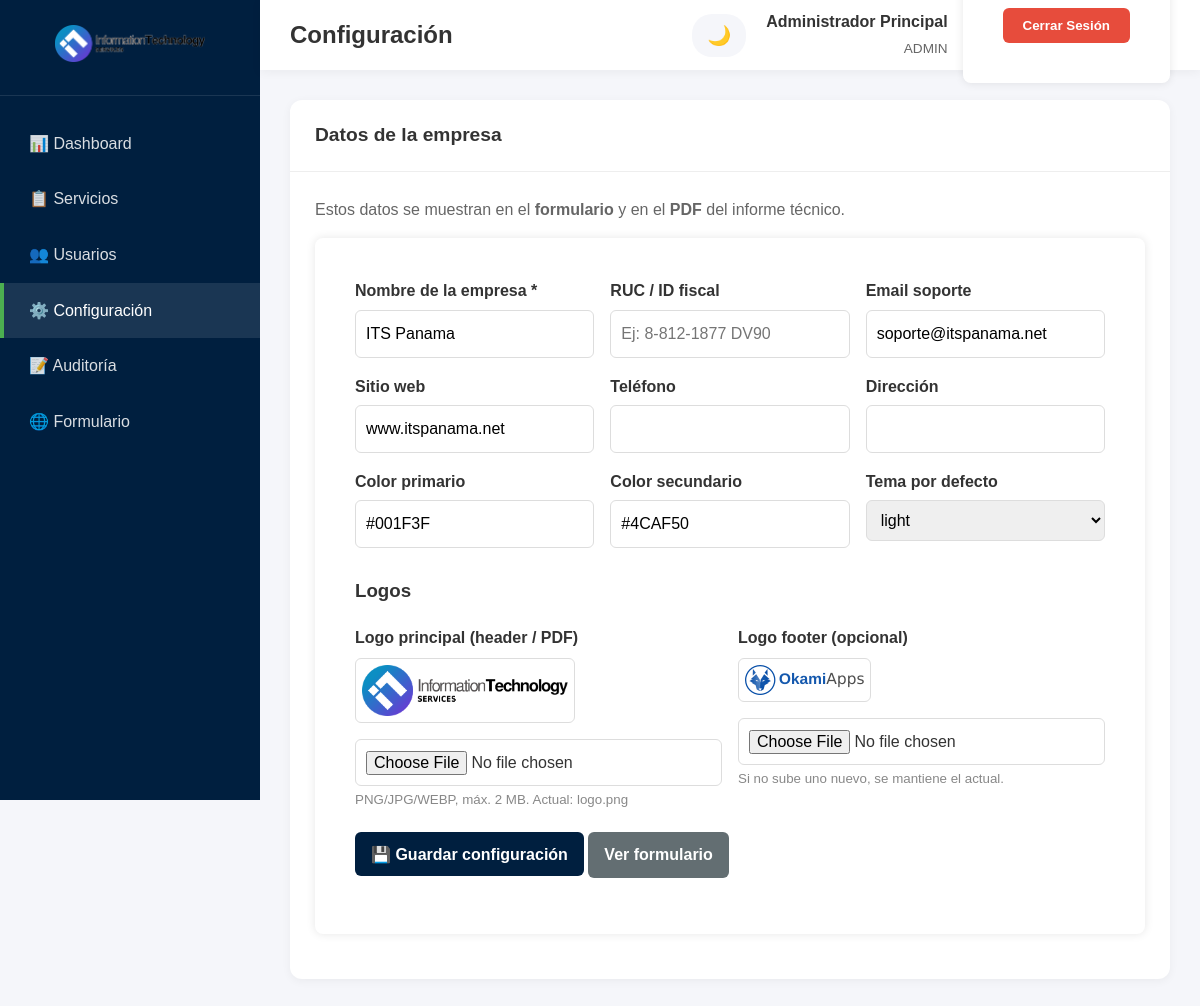
/admin/configuracion.php (signed in), run on the app's committed database.
### tables this page shows
CREATE TABLE IF NOT EXISTS configuracion (
    id INT AUTO_INCREMENT PRIMARY KEY,
    nombre_empresa VARCHAR(255) NOT NULL DEFAULT 'ITS Panama',
    email_soporte VARCHAR(255) DEFAULT 'soporte@itspanama.net',
    sitio_web VARCHAR(255) DEFAULT 'www.itspanama.net',
    telefono VARCHAR(50) DEFAULT '',
    direccion VARCHAR(500) DEFAULT '',
    ruc VARCHAR(100) DEFAULT '',
    logo_login VARCHAR(500) DEFAULT 'logo.png',
    logo_footer VARCHAR(500) DEFAULT 'logo2.png',
    color_primario VARCHAR(7) DEFAULT '#001F3F',
    color_secundario VARCHAR(7) DEFAULT '#4CAF50',
    tema_defecto ENUM('light', 'dark') DEFAULT 'light',
    fecha_actualizacion TIMESTAMP DEFAULT CURRENT_TIMESTAMP ON UPDATE CURRENT_TIMESTAMP
);

### admin/auth.php (called while the page is built, shortened)
<?php
require_once __DIR__ . '/../config/security.php';
function isAuthenticated(): bool
{
    return !empty($_SESSION['logged_in']) && $_SESSION['logged_in'] === true;
}
function isAdmin(): bool
{
    return isAuthenticated() && (($_SESSION['rol'] ?? '') === 'admin');
}

### config/security.php (called while the page is built, shortened)
<?php
function itform_e(?string $value): string
{
    return htmlspecialchars((string) $value, ENT_QUOTES | ENT_SUBSTITUTE, 'UTF-8');
}

### config/company.php (called while the page is built, shortened)
<?php
function itform_default_config(): array
{
    return [
        'id' => null,
        'nombre_empresa' => 'ITS Panama',
        'email_soporte' => 'soporte@itspanama.net',
        'sitio_web' => 'www.itspanama.net',
        'telefono' => '',
        'direccion' => '',
        'ruc' => '',
        'logo_login' => 'logo.png',
        'logo_footer' => 'logo2.png',
        'color_primario' => '#001F3F',
        'color_secundario' => '#4CAF50',
        'tema_defecto' => 'light',
    ];
}
function itform_get_config(?PDO $db = null): array
{
    $defaults = itform_default_config();
    try {
        $db = $db ?: getDB();
        $row = $db->query('SELECT * FROM configuracion LIMIT 1')->fetch();
        return array_merge($defaults, $row);
    } catch (Throwable $e) {
        error_log('itform_get_config: ' . $e->getMessage());
        return $defaults;
    }
}
function itform_logo_url(array $config): string
{
    $rel = (string) ($config['logo_login'] ?? 'logo.png');
    $rel = ltrim(str_replace(['..', '\\'], ['', '/'], $rel), '/');
    if ($rel !== '' && is_readable(dirname(__DIR__) . '/' . $rel)) {
        return $rel;
    }
    return 'logo.png';
}
function itform_footer_logo_url(array $config): string
{
    $rel = (string) ($config['logo_footer'] ?? 'logo2.png');
    $rel = ltrim(str_replace(['..', '\\'], ['', '/'], $rel), '/');
    if ($rel !== '' && is_readable(dirname(__DIR__) . '/' . $rel)) {
        return $rel;
    }
    return 'logo2.png';
}

### admin/configuracion.php (the view, shortened to what this page needs)
<?php
require_once __DIR__ . '/auth.php';
require_once __DIR__ . '/../config/company.php';
$db = getDB();
$config = itform_get_config($db);
$logoUrl = itform_logo_url($config);
$logoFooterUrl = itform_footer_logo_url($config);
$pageTitle = 'Configuración';
$activeNav = 'config';
require __DIR__ . '/layout_header.php';
?>
<div class="card">
    <div class="card-header"><h2>Datos de la empresa</h2></div>
    <div class="card-body">
        <p style="color:#666;margin-top:0;">Estos datos se muestran en el <strong>formulario</strong> y en el <strong>PDF</strong> del informe técnico.</p>
        <form method="post" enctype="multipart/form-data">
            <div class="form-grid">
                <div class="form-group">
                    <label>Nombre de la empresa *</label>
                    <input name="nombre_empresa" required value="<?php echo itform_e($config['nombre_empresa'] ?? ''); ?>">
                </div>
                <div class="form-group">
                    <label>RUC / ID fiscal</label>
                    <input name="ruc" value="<?php echo itform_e($config['ruc'] ?? ''); ?>" placeholder="Ej: 8-812-1877 DV90">
                </div>
                <div class="form-group">
                    <label>Email soporte</label>
                    <input type="email" name="email_soporte" value="<?php echo itform_e($config['email_soporte'] ?? ''); ?>">
                </div>
                <div class="form-group">
                    <label>Sitio web</label>
                    <input name="sitio_web" value="<?php echo itform_e($config['sitio_web'] ?? ''); ?>">
                </div>
                <div class="form-group">
                    <label>Teléfono</label>
                    <input name="telefono" value="<?php echo itform_e($config['telefono'] ?? ''); ?>">
                </div>
                <div class="form-group">
                    <label>Dirección</label>
                    <input name="direccion" value="<?php echo itform_e($config['direccion'] ?? ''); ?>">
                </div>
                <div class="form-group">
                    <label>Color primario</label>
                    <input name="color_primario" value="<?php echo itform_e($config['color_primario'] ?? '#001F3F'); ?>">
                </div>
                <div class="form-group">
                    <label>Color secundario</label>
                    <input name="color_secundario" value="<?php echo itform_e($config['color_secundario'] ?? '#4CAF50'); ?>">
                </div>
                <div class="form-group">
                    <label>Tema por defecto</label>
                    <select name="tema_defecto">
                        <option value="light" <?php echo (($config['tema_defecto'] ?? '') === 'light') ? 'selected' : ''; ?>>light</option>
                    </select>
                </div>
            </div>
            <h3 style="margin-top:28px;">Logos</h3>
            <div class="form-grid">
                <div class="form-group">
                    <label>Logo principal (header / PDF)</label>
                    <div style="margin:8px 0;">
                        <img src="../<?php echo itform_e($logoUrl); ?>?t=<?php echo time(); ?>" alt="Logo actual" style="max-height:80px;max-width:220px;background:#fff;border:1px solid #ddd;padding:6px;border-radius:6px;">
                    </div>
                    <input type="file" name="logo_file" accept="image/png,image/jpeg,image/webp,image/gif">
                    <small style="color:#888;">PNG/JPG/WEBP, máx. 2 MB. Actual: <?php echo itform_e($config['logo_login'] ?? ''); ?></small>
                </div>
                <div class="form-group">
                    <label>Logo footer (opcional)</label>
                    <div style="margin:8px 0;">
                        <img src="../<?php echo itform_e($logoFooterUrl); ?>?t=<?php echo time(); ?>" alt="Logo footer" style="max-height:50px;max-width:160px;background:#fff;border:1px solid #ddd;padding:6px;border-radius:6px;">
                    </div>
                    <input type="file" name="logo_footer_file" accept="image/png,image/jpeg,image/webp,image/gif">
                    <small style="color:#888;">Si no sube uno nuevo, se mantiene el actual.</small>
                </div>
            </div>
            <p style="margin-top:20px;">
                <button class="btn btn-primary" type="submit">💾 Guardar configuración</button>
                <a class="btn btn-secondary" href="../index.php" target="_blank">Ver formulario</a>
            </p>
        </form>
    </div>
</div>
<?php require __DIR__ . '/layout_footer.php'; ?>

### admin/layout_header.php (shortened to what this page needs)
<?php
$nombre = itform_e($_SESSION['nombre'] ?? '');
$rol = itform_e($_SESSION['rol'] ?? '');
?>
<!DOCTYPE html>
<html lang="es">
<head>
    <link rel="stylesheet" href="../styles.css">
    <link rel="stylesheet" href="admin.css">
</head>
<body>
<aside class="sidebar">
    <div class="sidebar-header">
        <img src="../logo.png" alt="ITS Panama">
    </div>
    <ul class="sidebar-menu">
        <li><a href="index.php" class="<?php echo $activeNav === 'dashboard' ? 'active' : ''; ?>">📊 Dashboard</a></li>
        <li><a href="servicios.php" class="<?php echo $activeNav === 'servicios' ? 'active' : ''; ?>">📋 Servicios</a></li>
        <?php if (isAdmin()): ?>
        <li><a href="usuarios.php" class="<?php echo $activeNav === 'usuarios' ? 'active' : ''; ?>">👥 Usuarios</a></li>
        <li><a href="configuracion.php" class="<?php echo $activeNav === 'config' ? 'active' : ''; ?>">⚙️ Configuración</a></li>
        <li><a href="auditoria.php" class="<?php echo $activeNav === 'auditoria' ? 'active' : ''; ?>">📝 Auditoría</a></li>
        <?php endif; ?>
        <li><a href="../index.php" target="_blank">🌐 Formulario</a></li>
    </ul>
</aside>
<div class="main-content">
    <header class="top-header">
        <div class="header-title"><h1><?php echo itform_e($pageTitle); ?></h1></div>
        <div class="header-actions">
            <button type="button" class="theme-toggle" id="themeToggle" aria-label="Cambiar tema">🌙</button>
            <div class="user-menu">
                <div class="user-info">
                    <span class="name"><?php echo $nombre; ?></span>
                    <span class="role"><?php echo $rol; ?></span>
                </div>
                <form action="auth.php" method="POST" style="display:inline;">
                    <button type="submit" class="btn-logout">Cerrar Sesión</button>
                </form>
            </div>
        </div>
    </header>
    <div class="dashboard-content">

### admin/layout_footer.php (shortened to what this page needs)
    </div>
</div>
</body>
</html>

### styles.css (style rules this page uses)
:root { --color-primary: #001F3F; --color-secondary: #4CAF50; --color-secondary-hover: #45a049; --color-background: #c9f0ff; --color-white: #ffffff; --color-gray: #808080; --color-error: #ffdddd; --color-error-text: #8b0000; --color-success: #ddffdd; --color-success-text: #006400; --color-border: #ccc; --shadow: 0 0 10px rgba(0, 0, 0, 0.1); --border-radius: 8px; --transition: all 0.3s ease; }
* { box-sizing: border-box; }
body { font-family: 'Arial', sans-serif; background-color: var(--color-background); margin: 0; padding: 0; line-height: 1.6; color: #333; }
form { background-color: var(--color-white); box-shadow: var(--shadow); border-radius: var(--border-radius); padding: 40px; margin-bottom: 20px; }
label { display: block; margin-bottom: 5px; font-weight: bold; color: #333; }
.btn { padding: 12px 24px; border: none; border-radius: 4px; font-size: 1rem; cursor: pointer; transition: var(--transition); font-weight: bold; display: inline-flex; align-items: center; gap: 8px; }
.btn-secondary { background-color: #6c757d; color: var(--color-white); }
.btn { display: inline-flex; align-items: center; justify-content: center; gap: 6px; min-height: 44px; padding: 12px 18px; border: none; border-radius: 8px; font-size: 1rem; font-weight: 600; cursor: pointer; transition: var(--transition); touch-action: manipulation; }

### admin/admin.css (style rules this page uses)
:root { --sidebar-width: 260px; --header-height: 70px; }
* { box-sizing: border-box; }
body { font-family: Arial, sans-serif; background: #f5f6fa; margin: 0; display: flex; min-height: 100vh; }
.sidebar { width: var(--sidebar-width); background: var(--color-primary, #001F3F); color: #fff; position: fixed; height: 100vh; overflow-y: auto; }
.sidebar-header { padding: 25px 20px; border-bottom: 1px solid rgba(255,255,255,.1); text-align: center; }
.sidebar-header img { max-width: 150px; height: auto; }
.sidebar-menu { list-style: none; padding: 20px 0; margin: 0; }
.sidebar-menu a { display: block; padding: 15px 25px; color: rgba(255,255,255,.85); text-decoration: none; border-left: 4px solid transparent; }
.sidebar-menu a:hover, .sidebar-menu a.active { background: rgba(255,255,255,.1); color: #fff; border-left-color: var(--color-secondary, #4CAF50); }
.main-content { flex: 1; margin-left: var(--sidebar-width); }
.top-header { height: var(--header-height); background: #fff; box-shadow: 0 2px 10px rgba(0,0,0,.05); display: flex; align-items: center; justify-content: space-between; padding: 0 30px; position: sticky; top: 0; z-index: 100; }
.header-title h1 { margin: 0; font-size: 1.5rem; color: #333; }
.header-actions { display: flex; align-items: center; gap: 20px; }
.theme-toggle { background: #f5f6fa; border: none; padding: 10px 15px; border-radius: 20px; cursor: pointer; font-size: 1.2rem; }
.user-menu { display: flex; align-items: center; gap: 15px; }
.user-info { text-align: right; }
.user-info .name { font-weight: 600; color: #333; display: block; }
.user-info .role { font-size: .85rem; color: #666; text-transform: uppercase; }
.btn-logout { background: #e74c3c; color: #fff; border: none; padding: 10px 20px; border-radius: 6px; cursor: pointer; font-weight: 600; }
.dashboard-content { padding: 30px; }
.card { background: #fff; border-radius: 12px; box-shadow: 0 2px 10px rgba(0,0,0,.05); margin-bottom: 25px; }
.card-header { padding: 20px 25px; border-bottom: 1px solid #eee; display: flex; justify-content: space-between; align-items: center; gap: 12px; flex-wrap: wrap; }
.card-header h2 { margin: 0; font-size: 1.2rem; color: #333; }
.card-body { padding: 25px; overflow-x: auto; }
.btn, .btn-sm { display: inline-block; border: none; border-radius: 6px; cursor: pointer; font-weight: 600; text-decoration: none; color: #fff; padding: 10px 16px; }
.btn-primary { background: var(--color-primary, #001F3F); }
.btn-secondary { background: #636e72; }
.form-grid { display: grid; grid-template-columns: repeat(auto-fit, minmax(220px, 1fr)); gap: 16px; }
.form-group label { display: block; font-weight: 600; margin-bottom: 6px; }
.form-group input, .form-group select, .form-group textarea { width: 100%; padding: 10px; border: 1px solid #ddd; border-radius: 6px; font: inherit; }

### data on the page
configuracion: nombre_empresa "ITS Panama", email_soporte "soporte@itspanama.net", sitio_web "www.itspanama.net", color_primario "#001F3F", color_secundario "#4CAF50", tema_defecto "light", logo_login (picture), logo_login "logo.png", logo_footer (picture)

### other printed values
itform_e($pageTitle) "Configuración"
$nombre "Administrador Principal"
$rol "ADMIN"
